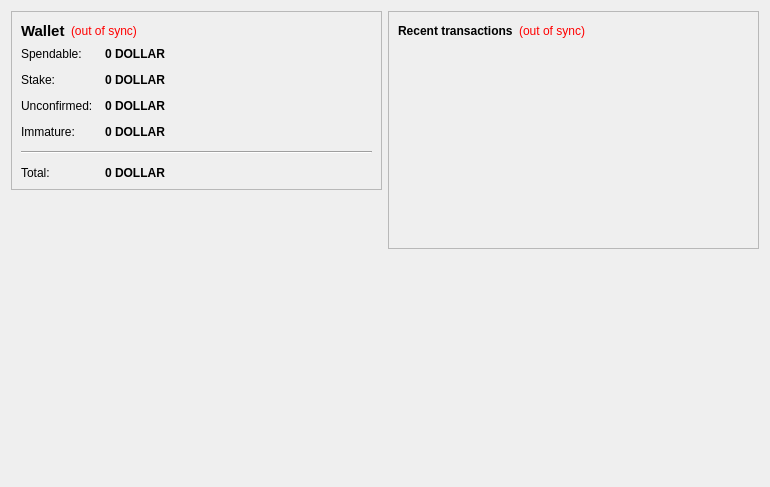
<?xml version="1.0" encoding="UTF-8"?>
<ui version="4.0">
 <class>OverviewPage</class>
 <widget class="QWidget" name="OverviewPage">
  <property name="geometry">
   <rect>
    <x>0</x>
    <y>0</y>
    <width>770</width>
    <height>487</height>
   </rect>
  </property>
  <property name="windowTitle">
   <string>Form</string>
  </property>
  <layout class="QHBoxLayout" name="horizontalLayout" stretch="1,1">
   <item>
    <layout class="QVBoxLayout" name="verticalLayout_2">
     <item>
      <widget class="QFrame" name="frame">
       <property name="frameShape">
        <enum>QFrame::StyledPanel</enum>
       </property>
       <property name="frameShadow">
        <enum>QFrame::Raised</enum>
       </property>
       <layout class="QVBoxLayout" name="verticalLayout_4">
        <item>
         <layout class="QHBoxLayout" name="horizontalLayout_4">
          <item>
           <widget class="QLabel" name="label_5">
            <property name="font">
             <font>
              <pointsize>11</pointsize>
              <weight>75</weight>
              <bold>true</bold>
             </font>
            </property>
            <property name="text">
             <string>Wallet</string>
            </property>
           </widget>
          </item>
          <item>
           <widget class="QLabel" name="labelWalletStatus">
            <property name="toolTip">
             <string>The displayed information may be out of date. Your wallet automatically synchronizes with the usdex network after a connection is established, but this process has not completed yet.</string>
            </property>
            <property name="styleSheet">
             <string notr="true">QLabel { color: red; }</string>
            </property>
            <property name="text">
             <string notr="true">(out of sync)</string>
            </property>
            <property name="alignment">
             <set>Qt::AlignLeading|Qt::AlignLeft|Qt::AlignVCenter</set>
            </property>
           </widget>
          </item>
          <item>
           <spacer name="horizontalSpacer_2">
            <property name="orientation">
             <enum>Qt::Horizontal</enum>
            </property>
            <property name="sizeHint" stdset="0">
             <size>
              <width>40</width>
              <height>20</height>
             </size>
            </property>
           </spacer>
          </item>
         </layout>
        </item>
        <item>
         <layout class="QFormLayout" name="formLayout_2">
          <property name="fieldGrowthPolicy">
           <enum>QFormLayout::AllNonFixedFieldsGrow</enum>
          </property>
          <property name="horizontalSpacing">
           <number>12</number>
          </property>
          <property name="verticalSpacing">
           <number>12</number>
          </property>
          <item row="0" column="0">
           <widget class="QLabel" name="label">
            <property name="text">
             <string>Spendable:</string>
            </property>
           </widget>
          </item>
          <item row="0" column="1">
           <widget class="QLabel" name="labelBalance">
            <property name="font">
             <font>
              <weight>75</weight>
              <bold>true</bold>
             </font>
            </property>
            <property name="cursor">
             <cursorShape>IBeamCursor</cursorShape>
            </property>
            <property name="toolTip">
             <string>Your current spendable balance</string>
            </property>
            <property name="text">
             <string notr="true">0 DOLLAR</string>
            </property>
            <property name="textInteractionFlags">
             <set>Qt::LinksAccessibleByMouse|Qt::TextSelectableByKeyboard|Qt::TextSelectableByMouse</set>
            </property>
           </widget>
          </item>
          <item row="1" column="0">
           <widget class="QLabel" name="label_6">
            <property name="text">
             <string>Stake:</string>
            </property>
           </widget>
          </item>
          <item row="1" column="1">
           <widget class="QLabel" name="labelStake">
            <property name="font">
             <font>
              <weight>75</weight>
              <bold>true</bold>
             </font>
            </property>
            <property name="cursor">
             <cursorShape>IBeamCursor</cursorShape>
            </property>
            <property name="toolTip">
             <string>Total of coins that was staked, and do not yet count toward the current balance</string>
            </property>
            <property name="text">
             <string notr="true">0 DOLLAR</string>
            </property>
            <property name="textInteractionFlags">
             <set>Qt::LinksAccessibleByMouse|Qt::TextSelectableByKeyboard|Qt::TextSelectableByMouse</set>
            </property>
           </widget>
          </item>
          <item row="2" column="0">
           <widget class="QLabel" name="label_3">
            <property name="text">
             <string>Unconfirmed:</string>
            </property>
           </widget>
          </item>
          <item row="2" column="1">
           <widget class="QLabel" name="labelUnconfirmed">
            <property name="font">
             <font>
              <weight>75</weight>
              <bold>true</bold>
             </font>
            </property>
            <property name="cursor">
             <cursorShape>IBeamCursor</cursorShape>
            </property>
            <property name="toolTip">
             <string>Total of transactions that have yet to be confirmed, and do not yet count toward the current balance</string>
            </property>
            <property name="text">
             <string notr="true">0 DOLLAR</string>
            </property>
            <property name="textInteractionFlags">
             <set>Qt::LinksAccessibleByMouse|Qt::TextSelectableByKeyboard|Qt::TextSelectableByMouse</set>
            </property>
           </widget>
          </item>
          <item row="3" column="0">
           <widget class="QLabel" name="labelImmatureText">
            <property name="text">
             <string>Immature:</string>
            </property>
           </widget>
          </item>
          <item row="3" column="1">
           <widget class="QLabel" name="labelImmature">
            <property name="font">
             <font>
              <weight>75</weight>
              <bold>true</bold>
             </font>
            </property>
            <property name="toolTip">
             <string>Mined balance that has not yet matured</string>
            </property>
            <property name="text">
             <string notr="true">0 DOLLAR</string>
            </property>
            <property name="textInteractionFlags">
             <set>Qt::LinksAccessibleByMouse|Qt::TextSelectableByKeyboard|Qt::TextSelectableByMouse</set>
            </property>
           </widget>
          </item>
          <item row="4" column="0" colspan="2">
           <widget class="Line" name="line">
            <property name="orientation">
             <enum>Qt::Horizontal</enum>
            </property>
           </widget>
          </item>
          <item row="5" column="0">
           <widget class="QLabel" name="labelTotalText">
            <property name="text">
             <string>Total:</string>
            </property>
           </widget>
          </item>
          <item row="5" column="1">
           <widget class="QLabel" name="labelTotal">
            <property name="font">
             <font>
              <weight>75</weight>
              <bold>true</bold>
             </font>
            </property>
            <property name="cursor">
             <cursorShape>IBeamCursor</cursorShape>
            </property>
            <property name="toolTip">
             <string>Your current total balance</string>
            </property>
            <property name="text">
             <string notr="true">0 DOLLAR</string>
            </property>
            <property name="textInteractionFlags">
             <set>Qt::LinksAccessibleByMouse|Qt::TextSelectableByKeyboard|Qt::TextSelectableByMouse</set>
            </property>
           </widget>
          </item>
         </layout>
        </item>
       </layout>
      </widget>
     </item>
     <item>
      <spacer name="verticalSpacer">
       <property name="orientation">
        <enum>Qt::Vertical</enum>
       </property>
       <property name="sizeHint" stdset="0">
        <size>
         <width>20</width>
         <height>40</height>
        </size>
       </property>
      </spacer>
     </item>
     <item>
      <widget class="QLabel" name="label_2">
       <property name="autoFillBackground">
        <bool>true</bool>
       </property>
       <property name="text">
        <string/>
       </property>
       <property name="pixmap">
        <pixmap resource="../bitcoin.qrc">:/icons/drmbg</pixmap>
       </property>
       <property name="scaledContents">
        <bool>false</bool>
       </property>
       <property name="margin">
        <number>0</number>
       </property>
      </widget>
     </item>
    </layout>
   </item>
   <item>
    <layout class="QVBoxLayout" name="verticalLayout_3">
     <item>
      <widget class="QFrame" name="frame_2">
       <property name="frameShape">
        <enum>QFrame::StyledPanel</enum>
       </property>
       <property name="frameShadow">
        <enum>QFrame::Raised</enum>
       </property>
       <layout class="QVBoxLayout" name="verticalLayout">
        <item>
         <layout class="QHBoxLayout" name="horizontalLayout_2">
          <item>
           <widget class="QLabel" name="label_4">
            <property name="text">
             <string>&lt;b&gt;Recent transactions&lt;/b&gt;</string>
            </property>
           </widget>
          </item>
          <item>
           <widget class="QLabel" name="labelTransactionsStatus">
            <property name="toolTip">
             <string>The displayed information may be out of date. Your wallet automatically synchronizes with the usdex network after a connection is established, but this process has not completed yet.</string>
            </property>
            <property name="styleSheet">
             <string notr="true">QLabel { color: red; }</string>
            </property>
            <property name="text">
             <string notr="true">(out of sync)</string>
            </property>
            <property name="alignment">
             <set>Qt::AlignRight|Qt::AlignTrailing|Qt::AlignVCenter</set>
            </property>
           </widget>
          </item>
          <item>
           <spacer name="horizontalSpacer">
            <property name="orientation">
             <enum>Qt::Horizontal</enum>
            </property>
            <property name="sizeHint" stdset="0">
             <size>
              <width>40</width>
              <height>20</height>
             </size>
            </property>
           </spacer>
          </item>
         </layout>
        </item>
        <item>
         <widget class="QListView" name="listTransactions">
          <property name="styleSheet">
           <string notr="true">QListView { background: transparent; }</string>
          </property>
          <property name="frameShape">
           <enum>QFrame::NoFrame</enum>
          </property>
          <property name="verticalScrollBarPolicy">
           <enum>Qt::ScrollBarAlwaysOff</enum>
          </property>
          <property name="horizontalScrollBarPolicy">
           <enum>Qt::ScrollBarAlwaysOff</enum>
          </property>
          <property name="selectionMode">
           <enum>QAbstractItemView::NoSelection</enum>
          </property>
         </widget>
        </item>
       </layout>
      </widget>
     </item>
     <item>
      <spacer name="verticalSpacer_2">
       <property name="orientation">
        <enum>Qt::Vertical</enum>
       </property>
       <property name="sizeHint" stdset="0">
        <size>
         <width>20</width>
         <height>40</height>
        </size>
       </property>
      </spacer>
     </item>
    </layout>
   </item>
  </layout>
 </widget>
 <resources/>
 <connections/>
</ui>
